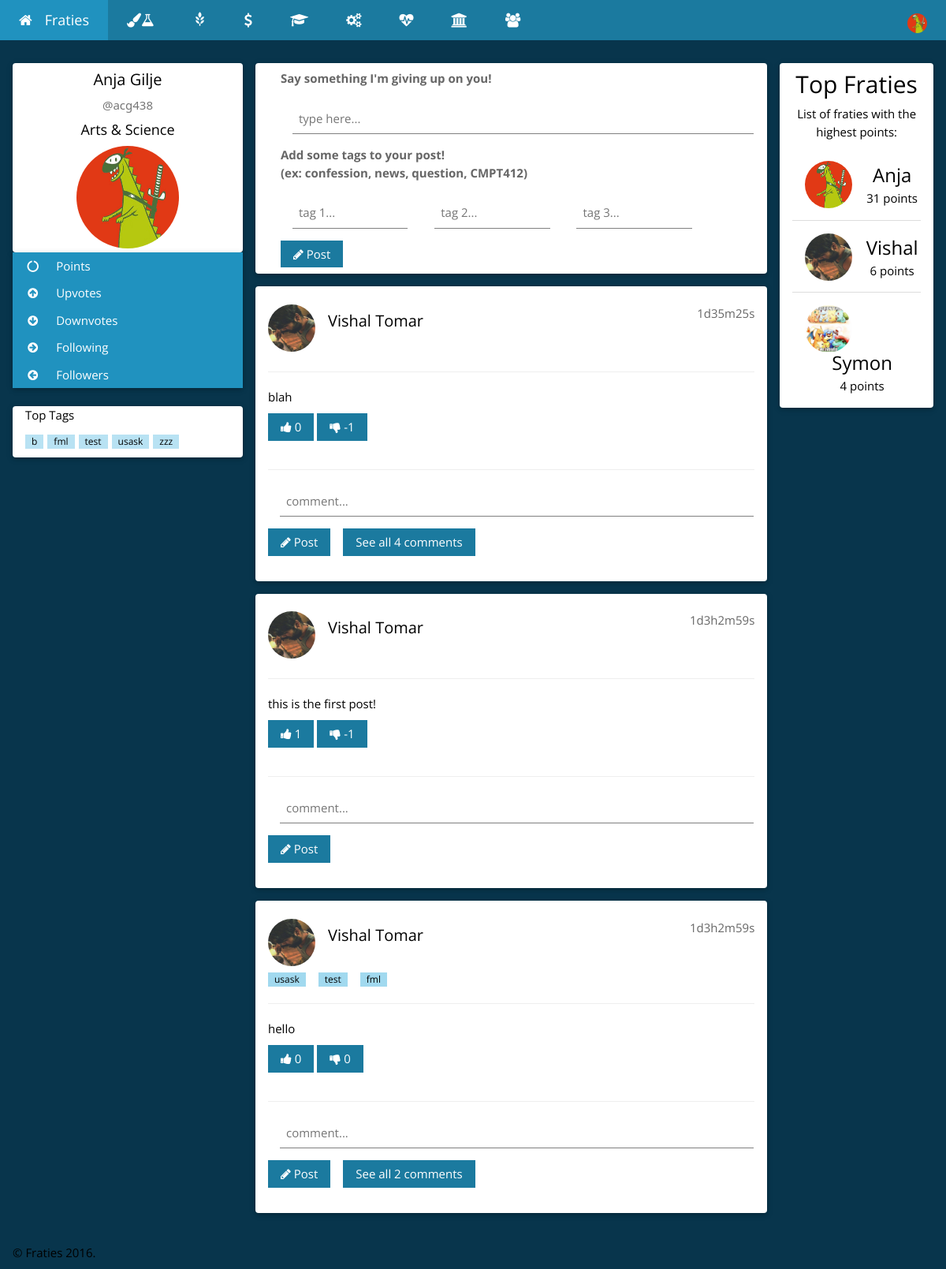
The app's page /home.php?college=Edwards School of Business (signed in), older data.
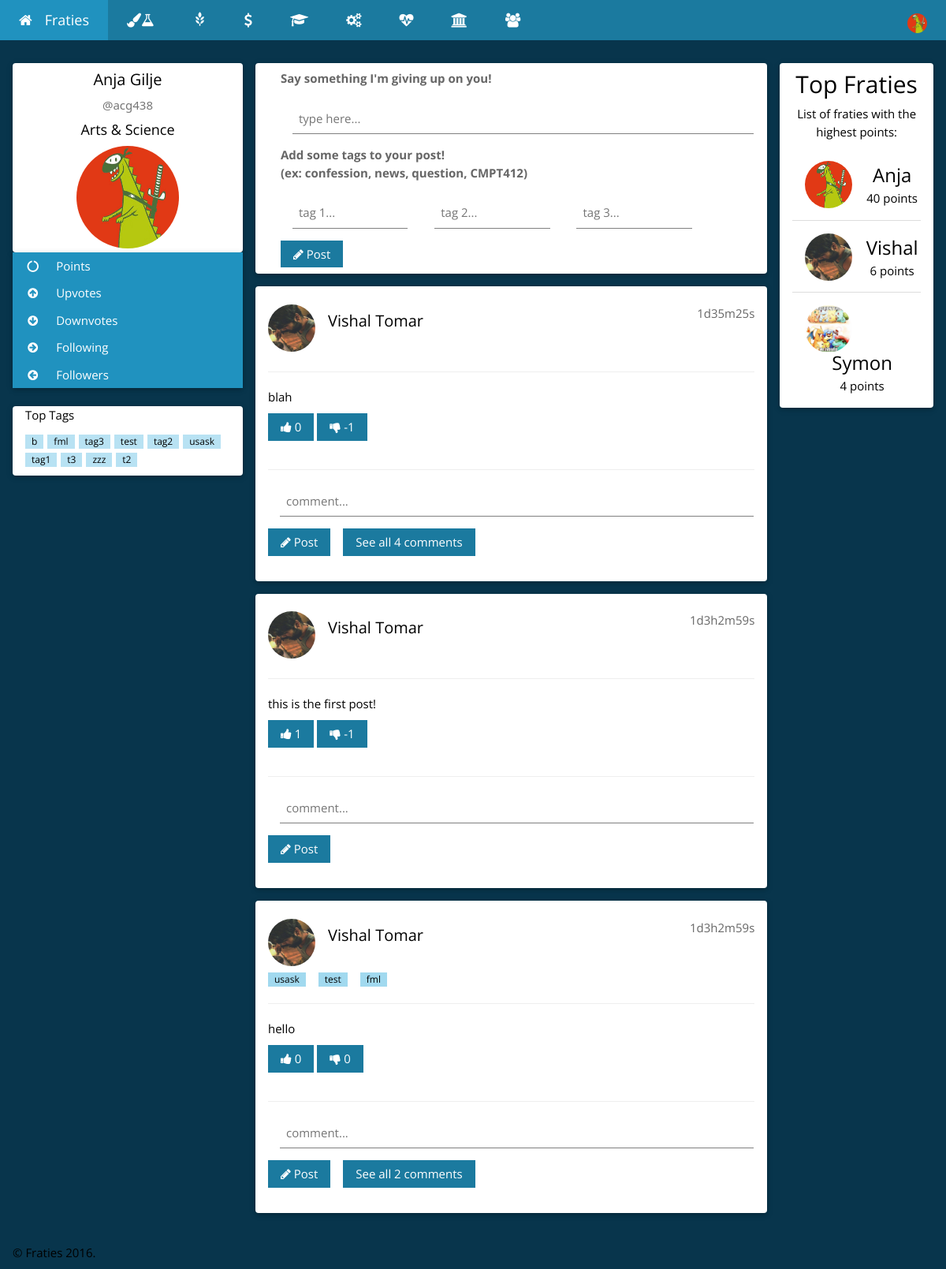
The same page, newer data.
### tables this page shows
CREATE TABLE `users` (
  `userID` int(254) UNSIGNED NOT NULL,
  `userNSID` varchar(100) NOT NULL,
  `userPassword` varchar(100) NOT NULL,
  `userFirstName` varchar(500) NOT NULL,
  `userLastName` varchar(500) NOT NULL,
  `userCollege` varchar(500) NOT NULL,
  `userImagePath` varchar(1000) NOT NULL,
  `userPoints` int(254) NOT NULL DEFAULT '0',
  `userUpvotes` int(254) NOT NULL DEFAULT '0',
  `userDownvotes` int(254) NOT NULL DEFAULT '0',
  `userActive` tinyint(1) NOT NULL DEFAULT '0',
  `userFollowers` int(11) NOT NULL DEFAULT '0',
  `userFollowing` int(10) UNSIGNED NOT NULL DEFAULT '0'
);

CREATE TABLE `posts` (
  `postID` int(254) UNSIGNED NOT NULL,
  `userNSID` varchar(100) NOT NULL,
  `userCollege` varchar(500) NOT NULL,
  `postText` varchar(150) NOT NULL,
  `postUpVotes` int(254) NOT NULL DEFAULT '0',
  `postDownVotes` int(254) NOT NULL DEFAULT '0',
  `postComments` int(254) NOT NULL DEFAULT '0',
  `postTime` timestamp NOT NULL DEFAULT CURRENT_TIMESTAMP ON UPDATE CURRENT_TIMESTAMP
);

CREATE TABLE `tags` (
  `tagID` int(254) UNSIGNED NOT NULL,
  `postID` int(254) UNSIGNED NOT NULL,
  `tagText` varchar(150) NOT NULL
);

### Login/Controller/userClass.php (called while the page is built, shortened)
<?php
    function getUserActiveStatus($nsid){
        $connection = connect();
        $nsid = mysqli_real_escape_string($connection, $nsid);
        $query = "SELECT * ";
        $query .= "FROM `users` ";
        $query .= "WHERE `userNSID` = '$nsid' ";
        $result = mysqli_query($connection, $query);
        if (mysqli_num_rows($result) == 1) {
            while($row = mysqli_fetch_assoc($result)) {
                return $row["userActive"];
            }
        }
    }
    function displayUserDB(){
        $connection = connect();
        $query = "SELECT * ";
        $query .= "FROM `users` ";
        $query .= "ORDER BY userPoints DESC LIMIT 10";
        $result = mysqli_query($connection, $query);
        if (mysqli_num_rows($result) > 0) {
            return $result;
        } else {
            return false;
        }
    }
    function getFirstName($nsid){
        $connection = connect();
        $nsid = mysqli_real_escape_string($connection, $nsid);
        $query = "SELECT * ";
        $query .= "FROM `users` ";
        $query .= "WHERE `userNSID` = '$nsid' ";
        $result = mysqli_query($connection, $query);
        if (mysqli_num_rows($result) == 1) {
            while($row = mysqli_fetch_assoc($result)) {
                return $row["userFirstName"];
            }
        } else if(mysqli_num_rows($result) > 1){
            return false;
        } else {
            return false;
        }
    }
    function getLastName($nsid){
        $connection = connect();
        $nsid = mysqli_real_escape_string($connection, $nsid);
        $query = "SELECT * ";
        $query .= "FROM `users` ";
        $query .= "WHERE `userNSID` = '$nsid' ";
        $result = mysqli_query($connection, $query);
        if (mysqli_num_rows($result) == 1) {
            while($row = mysqli_fetch_assoc($result)) {
                return $row["userLastName"];
            }
        } else if(mysqli_num_rows($result) > 1){
            return false;
        } else {
            return false;
        }
    }
    function getImagePath($nsid){
        $connection = connect();
        $nsid = mysqli_real_escape_string($connection, $nsid);
        $query = "SELECT * ";
        $query .= "FROM `users` ";
        $query .= "WHERE `userNSID` = '$nsid' ";
        $result = mysqli_query($connection, $query);
        if (mysqli_num_rows($result) == 1) {
            while($row = mysqli_fetch_assoc($result)) {
                return $row["userImagePath"];
            }
        } else if(mysqli_num_rows($result) > 1){
            return false;
        } else {
            return false;
        }
    }
    function getCollege($nsid){
        $connection = connect();
        $nsid = mysqli_real_escape_string($connection, $nsid);
        $query = "SELECT * ";
        $query .= "FROM `users` ";
        $query .= "WHERE `userNSID` = '$nsid' ";
        $result = mysqli_query($connection, $query);
        if (mysqli_num_rows($result) == 1) {
            while($row = mysqli_fetch_assoc($result)) {
                return $row["userCollege"];
            }
        } else if(mysqli_num_rows($result) > 1){
            return false;
        } else {
            return false;
        }
    }
?>

### Post/Controller/postClass.php (called while the page is built, shortened)
<?php
    function displayPostsOf($college){
        $connection = connect();
        $query = "SELECT * FROM `posts`";
        $query .= "WHERE `userCollege` = '{$college}' ";
        $query .= "ORDER BY `postTime` DESC";
        $result = mysqli_query($connection, $query);
        if (mysqli_num_rows($result) > 0) {
            return $result;
        } else {
            return false;
        }
}
    function secondsToString($secs){
    $bit = array(
        'y' => $secs / 31556926 % 12,
        'w' => $secs / 604800 % 52,
        'd' => $secs / 86400 % 7,
        'h' => $secs / 3600 % 24,
        'm' => $secs / 60 % 60,
        's' => $secs % 60
        );
    foreach($bit as $k => $v)
        if($v > 0)$ret[] = $v . $k;
    return join('', $ret);
}
?>

### home.php (the view, shortened to what this page needs)
<?php
    require_once 'header.php';
?>
<div class="w3-container w3-content" style="max-width:1400px;margin-top:80px">
  <div class="w3-row">
    <div class="w3-col m3">
      <div class="w3-card-2 w3-round w3-white">
        <div class="w3-container">
         <h4 class="w3-center"><?php echo $FirstName." ".$LastName; ?></h4>
         <p class="w3-center w3-text-grey w3-slim">@<?php echo $NSID; ?></p>
         <h5 class="w3-center"><?php echo $userCollege; ?></h5>
         <p class="w3-center"><img src='<?php echo $ImagePath; ?>' class="w3-circle" style="height:130px;width:130px" alt="Avatar"></p>
        </div>
      </div>
      <div class="w3-card-2 w3-round">
        <div class="w3-accordion w3-white">
          <button title="Your total points" onclick="myFunction('Demo1')" class="w3-btn-block w3-theme-d4 w3-left-align"><i class="fa fa-circle-o-notch fa-fw w3-margin-right"></i> Points</button>
          <button title="Upvotes recieved" onclick="myFunction('Demo2')" class="w3-btn-block w3-theme-d4 w3-left-align"><i class="fa fa-arrow-circle-up  fa-fw w3-margin-right"></i> Upvotes</button>
          <button title="Downvotes recieved" onclick="myFunction('Demo3')" class="w3-btn-block w3-theme-d4 w3-left-align"><i class="fa fa-arrow-circle-down  fa-fw w3-margin-right"></i> Downvotes</button>
           <button title="Following recieved" onclick="myFunction('Demo5')" class="w3-btn-block w3-theme-d4 w3-left-align"><i class="fa fa-arrow-circle-right fa-fw w3-margin-right"></i> Following</button>
          <button title="Followers recieved" onclick="myFunction('Demo6')" class="w3-btn-block w3-theme-d4 w3-left-align"><i class="fa fa-arrow-circle-left fa-fw w3-margin-right"></i> Followers</button>
        </div>
      </div>
      <br>
      <div class="w3-card-2 w3-round w3-white w3-hide-small">
        <div class="w3-container">
          <p>Top Tags</p>
          <p>
            <?php echo getTopTags(); ?>
          </p>
        </div>
      </div>
      <br>
    </div>
    <div class="w3-col m7">
      <div class="w3-row-padding">
        <div class="w3-col m12">
          <div class="w3-card-2 w3-round w3-white">
            <div class="w3-container w3-padding">
                <form class="w3-container" autocomplete="off" method="post">
                    <label class="w3-opacity">Say something I'm giving up on you!</label>
                    <input placeholder="type here..." class="w3-input" name="post" type="text" required>
                    <label class="w3-opacity">Add some tags to your post!<br />(ex: confession, news, question, CMPT412)</label><br />
                    <input placeholder="tag 1..." style="display:inline; width:25%;" class="w3-input" name="tag1" type="text">
                    <input placeholder="tag 2..." style="display:inline; width:25%;" class="w3-input" name="tag2" type="text">
                    <input placeholder="tag 3..." style="display:inline; width:25%;" class="w3-input" name="tag3" type="text"><br />
                    <button type="submit" class="w3-btn w3-theme-d5"><i class="fa fa-pencil"></i> Post</button>
                </form>
            </div>
          </div>
        </div>
      </div>
<?php
while($post = mysqli_fetch_assoc($postsToDisplay)) {
    $postID = $post["postID"];
    $postNsid = $post["userNSID"];
    $postText = $post["postText"];
    $postUpVotes = " ".$post["postUpVotes"];
    $postDownVotes = " ".$post["postDownVotes"];
    $postCommentCount = " ".$post["postComments"];
    $nowtime = date(time());
    $postTime = strtotime($post["postTime"]);
        echo "<div class='w3-container w3-card-2 w3-white w3-round w3-margin'><br>";
        echo "<img src='".getImagePath($postNsid)."' alt='Avatar' class='w3-left w3-circle w3-margin-right' style='width:60px; height:60px;'>";
        echo "<span class='w3-right w3-opacity'>".secondsToString($nowtime-$postTime)."</span>";
        echo "<h4>";
            echo "<a href=profile.php?nsid=".$postNsid.">".getFirstName($postNsid)." ".getLastName($postNsid)."</a>".getUserTag($postID);
        echo "</h4><br>";
        echo "<p>";
          echo getTags($postID);
        echo "</p>";
        echo "<hr class='w3-clear'>";
        echo "<p>";
            echo $postText;
        echo "</p>";
            echo "<button type='submit' onclick='upVote(this)' value='".$postID."' class='upvote w3-btn w3-theme-d5 w3-margin-bottom'><i class='fa fa-thumbs-up'></i><span id='up".$postID."'>".$postUpVotes."</span></button> ";
            echo "<button type='submit' onclick='downVote(this)' value='".$postID."' class='downvote w3-btn w3-theme-d5 w3-margin-bottom'><i class='fa fa-thumbs-down'></i><span id='down".$postID."'>".$postDownVotes."</span></button> ";
            echo "<hr class='w3-clear'>";
            echo "<div class='w3-margin-right'><input id='comment".$postID."' placeholder='comment...' class='w3-input' name='comment' type='text' required></div>";
            echo "<button type='submit' onclick='comment(this)' value='".$postID."' class='w3-btn w3-theme-d5 w3-margin-bottom'><i class='fa fa-pencil'></i> Post</button>";
              echo "<button id='count".$postID."' onclick='commentList(this)' value='".$postID."' class='w3-btn w3-theme-d5 w3-margin-bottom w3-margin-left'".(($postCommentCount==0)?'style="display:none;"':'')."'>See all ".$postCommentCount." comments</button>";
        echo "</div>";
}
?>
    </div>
<?php
    require_once 'leaderboards.php';
?>

### header.php (shortened to what this page needs)
<?php
    require_once 'Login/Controller/userClass.php';
    require_once 'Post/Controller/postClass.php';
    require_once 'Post/Controller/postTag.php';
    if (isset($_GET['college'])) {
      $college = $_GET['college'];
       $postsToDisplay = displayPostsOf($college);
    } else {
      $postsToDisplay = displayPosts();
    }
    $NSID = $_SESSION["userNSID"];
    if(getUserActiveStatus($NSID)==1){
        $FirstName = getFirstName($NSID);
        $LastName = getLastName($NSID);
        $ImagePath = getImagePath($NSID);
        $userCollege = getCollege($NSID);
    } else {
        header('Location: index.php');
        exit;
    }
?>
<!DOCTYPE html>
<html>
<head>
   <link rel="stylesheet" href="https://maxcdn.bootstrapcdn.com/bootstrap/3.3.7/css/bootstrap.min.css">
    <link rel="stylesheet" href="CSS/homeTheme.css">
    <link rel="stylesheet" href="https://cdnjs.cloudflare.com/ajax/libs/font-awesome/4.6.3/css/font-awesome.min.css">
</head>
<body class="w3-theme-l5">
<div class="w3-top">
 <ul class="w3-navbar w3-theme-d5 w3-left-align w3-large">
  <li><a href="home.php" title="Go home!" class="w3-padding-large w3-theme-d4"><i class="fa fa-home w3-margin-right"></i>Fraties</a></li>
  <li class="w3-hide-small"><a href="home.php?college=Arts And Science" class="w3-padding-large w3-hover-white" title="Arts & Science"><i class="fa fa-paint-brush"></i><i class="fa fa-flask"></i></a></li>
  <li class="w3-hide-small"><a href="home.php?college=Agriculture and Bioresources" class="w3-padding-large w3-hover-white" title="Agriculture and Bioresources"><i class="glyphicon glyphicon-grain"></i></a></li>
<li class="w3-hide-small"><a href="home.php?college=Edwards%20School%20of%20Business" class="w3-padding-large w3-hover-white" title="Edwards School of Business"><i class="fa fa-usd"></i></a></li>
<li class="w3-hide-small"><a href="home.php?college=Education" class="w3-padding-large w3-hover-white" title="Education"><i class="fa fa-graduation-cap"></i></a></li>
<li class="w3-hide-small"><a href="home.php?college=Engineering" class="w3-padding-large w3-hover-white" title="Engineering"><i class="fa fa-cogs"></i></a></li>
<li class="w3-hide-small"><a href="home.php?college=Kinesiology" class="w3-padding-large w3-hover-white" title="Kinesiology"><i class="fa fa-heartbeat"></i></a></li>
<li class="w3-hide-small"><a href="home.php?college=St. Thomas More" class="w3-padding-large w3-hover-white" title="St. Thomas More"><i class="fa fa-university"></i></a></li>
<li class="w3-hide-small"><a href="following.php" class="w3-padding-large w3-hover-white" title="Users you follow"><i class="fa fa-users"></i></a></li>
  <li class="w3-dropdown-hover w3-hide-small w3-right">
      <div class="w3-padding-large w3-hover-white" title="My Account">
          <img src='<?php echo $ImagePath; ?>' class="w3-circle" style="height:25px;width:25px" alt="Avatar">
      </div>
  </li>
 </ul>
</div>

### Post/Controller/postTag.php (shortened to what this page needs)
<?php
    function getTags($postID) {
        $connection = connect();
        $postID = mysqli_real_escape_string($connection, $postID);
        $query = "SELECT * ";
        $query .= "FROM `tags` ";
        $query .= "WHERE `postID` = '$postID' ";
        $result = mysqli_query($connection, $query);
        if (mysqli_num_rows($result) > 0) {
            while($row = mysqli_fetch_assoc($result)) {
                $tags .= '<span class="w3-tag w3-small w3-theme-l1 w3-margin-right"><a href="tag.php?tag='.$row["tagText"].'">'.$row["tagText"].'</a></span>';
            }
            return $tags;
        } else {
            return false;
        }
    }
    function getTopTags() {
        $connection = connect();
        $query = "SELECT `tagText` ";
        $query .= "FROM `tags` ";
        $query .= "GROUP BY `tagText`";
        $query .= "ORDER BY COUNT(*) DESC LIMIT 10";
        $result = mysqli_query($connection, $query);
        if (mysqli_num_rows($result) > 0) {
            while($row = mysqli_fetch_assoc($result)) {
                $topTags .= '<span class="w3-tag w3-small w3-theme-l2" style="margin-right:5px;"><a href="tag.php?tag='.$row["tagText"].'">'.$row["tagText"].'</a></span>';
            }
            return $topTags;
        } else {
            return false;
        }
    }
?>

### leaderboards.php (shortened to what this page needs)
    <div class="w3-col m2">
      <div class="w3-card-2 w3-round w3-white w3-center">
        <div class="w3-container">
          <h2>Top Fraties</h2>
          <p>List of fraties with the highest points:</p>
          <ul class="w3-ul">
<?php
$leaders = displayUserDB();
while($row = mysqli_fetch_assoc($leaders)) {
    $imagePath = $row["userImagePath"];
    $points = $row["userPoints"];
    $name = $row["userFirstName"];
    $nsid = $row["userNSID"];
    if(getUserActiveStatus($nsid)){
        echo "<li class='w3-padding-16'>";
          echo "<img src='{$imagePath}' class='w3-left w3-circle w3-margin-right' style='width:60px; height:60px;'>";
          echo "<span class='w3-xlarge'><a href='profile.php?nsid={$nsid}'>{$name}</a></span><br>";
          echo "<span>{$points} points</span>";
        echo "</li>";
    }
}
?>
          </ul>
        </div>
      </div>
      <br>
    </div>
  </div>
</div>
<br>
<footer class="w3-container">
  <p>&copy; Fraties <?php echo date("Y");?>.</p>
</footer>
</body>
</html>

### header.php (style rules this page uses)
html,body,h1,h2,h3,h4,h5 { font-family: "Open Sans", sans-serif }

Row changes from the older to the newer data that the page shows:
changed users "Anja": userPoints "31" → "40"
Text that changed along with them:
new list line: "tag3"
new list line: "tag2"
new list line: "tag1"
new list line: "t3"
new list line: "t2"
